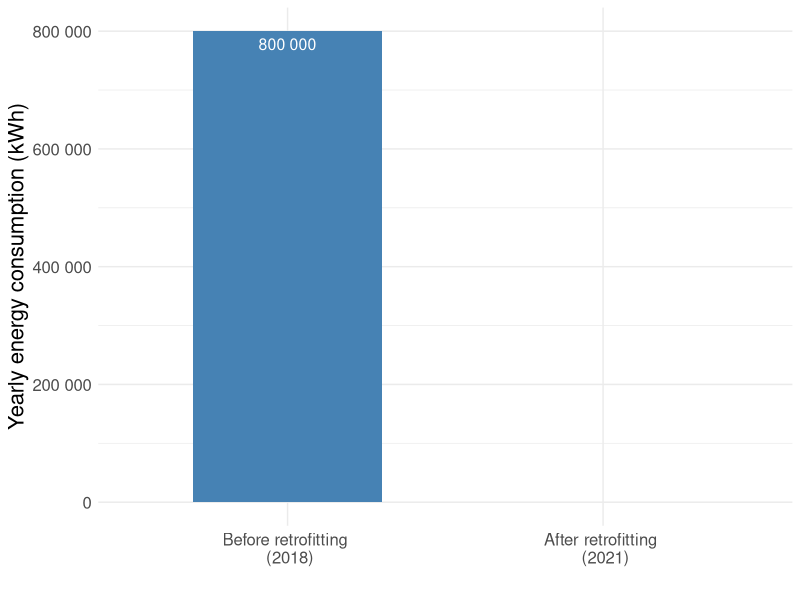
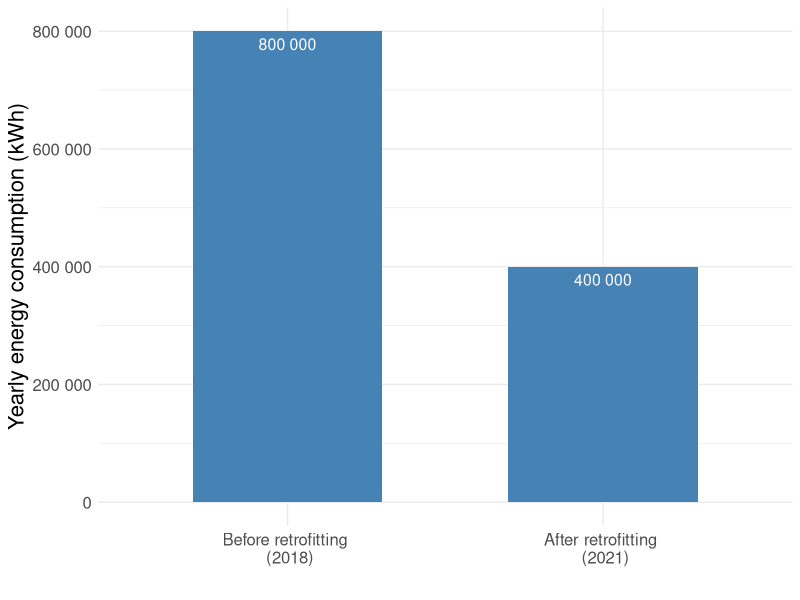
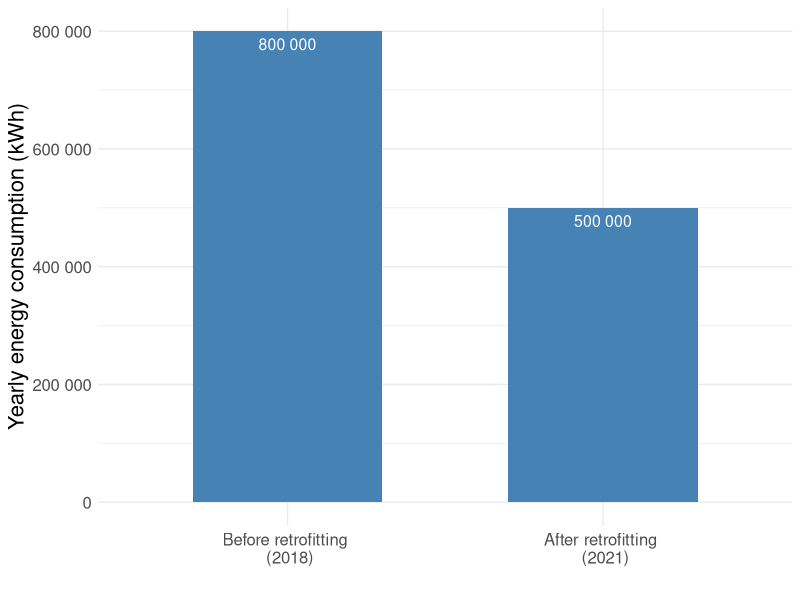
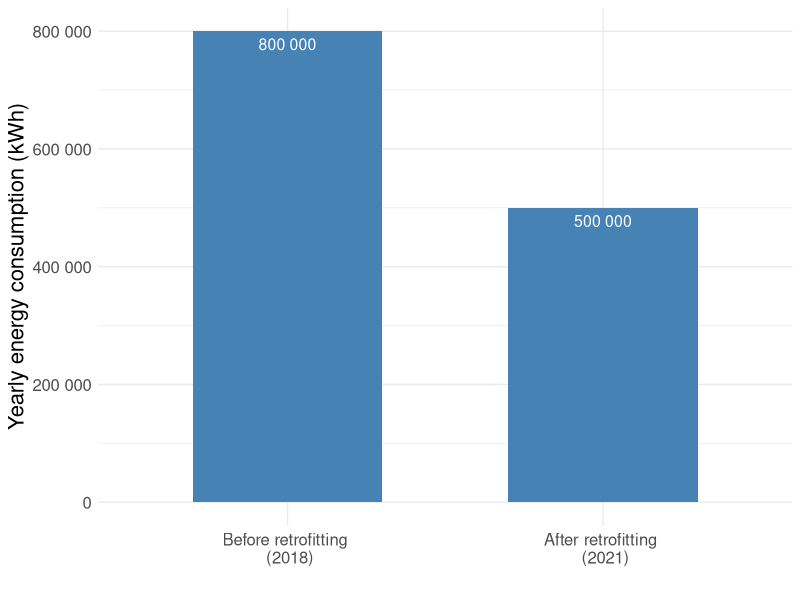
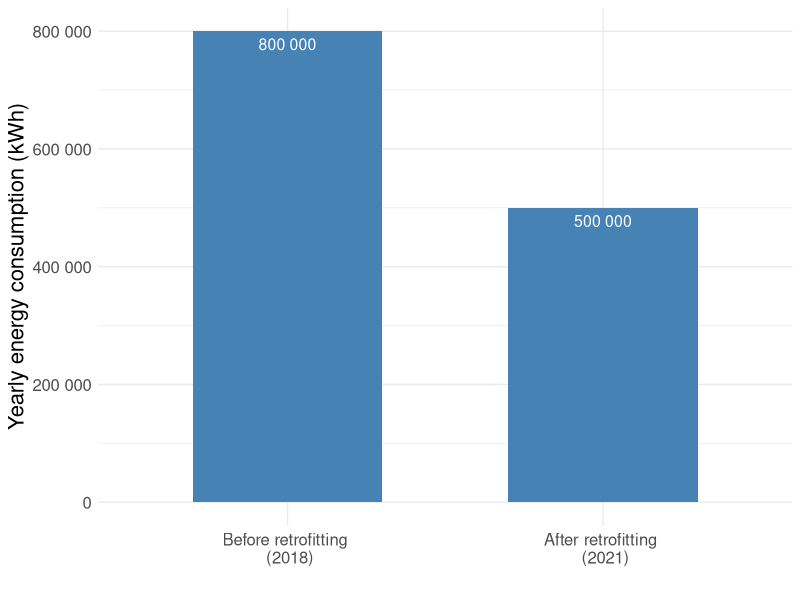

Here is the R script that generated these plots, in order:
## ---- chunk 1
library(tidyverse)
options(scipen=999)
status <- c("Before retrofitting \n (2018)", "After retrofitting \n (2021)")
kwh <- c(800000, 0)
df <- tibble(status,kwh)

status_before <- "Before retrofitting"
kwh_before <- 800000
df_before <- tibble(status_before,kwh_before)

ggplot(df, aes(x = reorder(status, -kwh), y = kwh)) +
  geom_col(width = 0.6, 
           fill="steelblue",
           position = position_dodge(0.1)) +
  theme_minimal() +
  geom_text(aes(label=format(kwh, big.mark = " ", scientific = FALSE)), vjust=1.6, color="white", size=4) +
  theme(axis.text=element_text(size=12),
        axis.title=element_text(size=16)) +
  xlab("") +
  ylab("Yearly energy consumption (kWh)") + 
  scale_y_continuous(labels=function(x) format(x, big.mark = " ", scientific = FALSE))

## ---- chunk 2
options(scipen=999)
# ---- make data from Enova ----
status <- c("Before retrofitting \n (2018)", "After retrofitting \n (2021)")
kwh <- c(800000, 400000)
df <- tibble(status,kwh)

status_before <- "Before retrofitting"
kwh_before <- 800000
df_before <- tibble(status_before,kwh_before)

ggplot(df, aes(x = reorder(status, -kwh), y = kwh)) +
  geom_col(width = 0.6, 
           fill="steelblue",
           position = position_dodge(0.1)) +
  theme_minimal() +
  geom_text(aes(label=format(kwh, big.mark = " ", scientific = FALSE)), vjust=1.6, color="white", size=4) +
  theme(axis.text=element_text(size=12),
        axis.title=element_text(size=16)) +
  xlab("") +
  ylab("Yearly energy consumption (kWh)") + 
  scale_y_continuous(labels=function(x) format(x, big.mark = " ", scientific = FALSE))

## ---- chunk 3
library(tidyverse)
options(scipen=999)
# ---- make data from Enova ----
status <- c("Before retrofitting \n (2018)", "After retrofitting \n (2021)")
kwh <- c(800000, 500000)
df <- tibble(status,kwh)

status_before <- "Before retrofitting"
kwh_before <- 800000
df_before <- tibble(status_before,kwh_before)

ggplot(df, aes(x = reorder(status, -kwh), y = kwh)) +
  geom_col(width = 0.6, 
           fill="steelblue",
           position = position_dodge(0.1)) +
  theme_minimal() +
  geom_text(aes(label=format(kwh, big.mark = " ", scientific = FALSE)), vjust=1.6, color="white", size=4) +
  theme(axis.text=element_text(size=12),
        axis.title=element_text(size=16)) +
  xlab("") +
  ylab("Yearly energy consumption (kWh)") + 
  scale_y_continuous(labels=function(x) format(x, big.mark = " ", scientific = FALSE))

## ---- chunk 4
library(tidyverse)
options(scipen=999)
# ---- make data from Enova ----
status <- c("Before retrofitting \n (2018)", "After retrofitting \n (2021)")
kwh <- c(800000, 500000)
df <- tibble(status,kwh)

status_before <- "Before retrofitting"
kwh_before <- 800000
df_before <- tibble(status_before,kwh_before)

ggplot(df, aes(x = reorder(status, -kwh), y = kwh)) +
  geom_col(width = 0.6, 
           fill="steelblue",
           position = position_dodge(0.1)) +
  theme_minimal() +
  geom_text(aes(label=format(kwh, big.mark = " ", scientific = FALSE)), vjust=1.6, color="white", size=4) +
  theme(axis.text=element_text(size=12),
        axis.title=element_text(size=16)) +
  xlab("") +
  ylab("Yearly energy consumption (kWh)") + 
  scale_y_continuous(labels=function(x) format(x, big.mark = " ", scientific = FALSE))

## ---- chunk 5
library(tidyverse)
options(scipen=999)
# ---- make data from Enova ----
status <- c("Before retrofitting \n (2018)", "After retrofitting \n (2021)")
kwh <- c(800000, 500000)
df <- tibble(status,kwh)

status_before <- "Before retrofitting"
kwh_before <- 800000
df_before <- tibble(status_before,kwh_before)

ggplot(df, aes(x = reorder(status, -kwh), y = kwh)) +
  geom_col(width = 0.6, 
           fill="steelblue",
           position = position_dodge(0.1)) +
  theme_minimal() +
  geom_text(aes(label=format(kwh, big.mark = " ", scientific = FALSE)), vjust=1.6, color="white", size=4) +
  theme(axis.text=element_text(size=12),
        axis.title=element_text(size=16)) +
  xlab("") +
  ylab("Yearly energy consumption (kWh)") + 
  scale_y_continuous(labels=function(x) format(x, big.mark = " ", scientific = FALSE))

